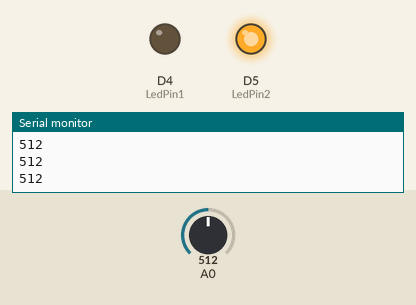
Recording of a sketch running on a simulated ESP8266 (NodeMCU). On the bench: output pins drawn as LEDs (lit = HIGH), the last lines printed to the serial monitor. Inputs (shaded band) come from the test bench; at power-on: A0 = 512.

Above: at 1.2 s.
1.3 s: A0 set to 309
2.8 s: A0 set to 288
At 3.3 s:
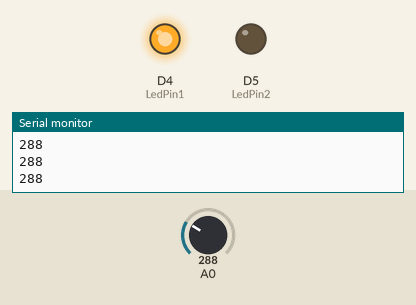
4.3 s: A0 set to 306
At 5.5 s:
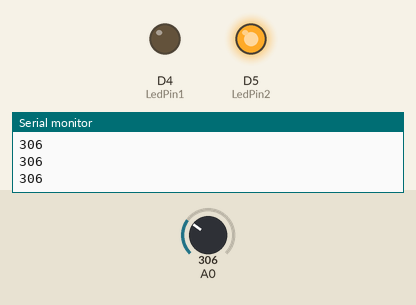
5.8 s: A0 set to 290
At 6.9 s:
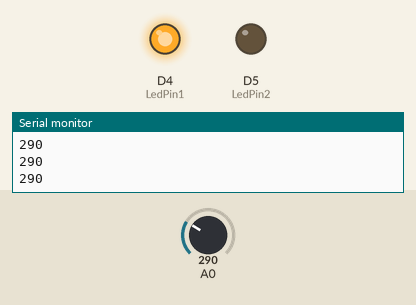
Timing chart, 0 to 8.3 s (numbered marks = the images above; inputs shaded):
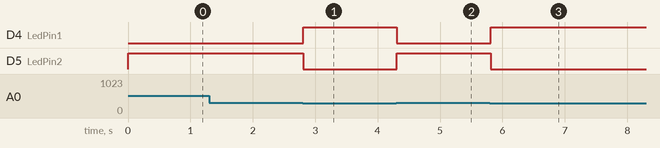

The sketch:

task1.ino
```cpp
int LedPin1 = D4;
int LedPin2 = D5;
int analogvalue;
void setup() {

  Serial.begin(9600);// put your setup code here, to run once:
 pinMode(LedPin1,OUTPUT);
 pinMode(LedPin2,OUTPUT);
}

void loop() {
  analogvalue = analogRead(A0);
  // put your main code here, to run repeatedly:
Serial.println(analogvalue);
if(analogvalue<=300)
{
  digitalWrite(LedPin1,HIGH);
 digitalWrite(LedPin2,LOW);
  }
  else
{
  digitalWrite(LedPin1,LOW );
  digitalWrite(LedPin2,HIGH);
  }
}
```

Measured:
- the behaviour switches between 301 and 300 on A0 (found by bisection; images 0 and 1)
- after the input at 2.8 s, D4 (LedPin1): LOW → HIGH at once; D5 (LedPin2): HIGH → LOW at once
- after the input at 4.3 s, D4 (LedPin1): HIGH → LOW at once; D5 (LedPin2): LOW → HIGH at once
- after the input at 5.8 s, D4 (LedPin1): LOW → HIGH at once; D5 (LedPin2): HIGH → LOW at once
